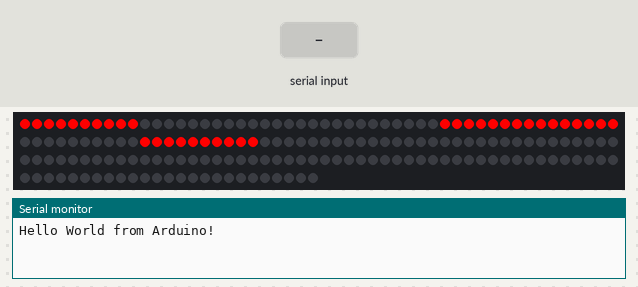
This sketch was run on a simulated Arduino Uno, built with avr-gcc and run on an emulated ATmega328P. Shown: 175 RGB LEDs in strip order, left to right, continuing on the next row, the last lines printed to the serial monitor. The inputs (shaded band) are chosen by the test bench. The local clock reads 2024-03-15 10:24:30 at power-on unless the sketch sets it.

Above: at 1.7 s.
1.8 s: "SET\n" received over Serial
3.5 s: "GET\n" received over Serial
5.5 s: "90,45,200\n" received over Serial
At 6.8 s:
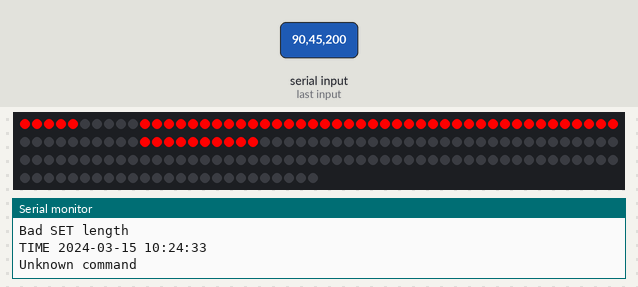
At 12.7 s:
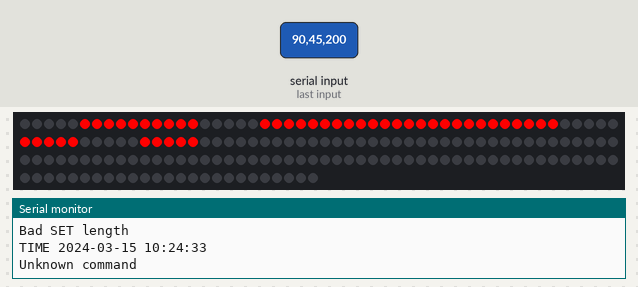
Timing chart, 0 to 13.5 s (numbered marks = the images above; inputs shaded):
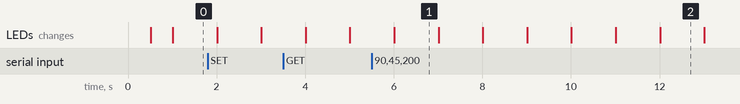

The sketch:

Seg7_Firmware.ino
```cpp
#include <FastLED.h> // Install 'FastLED' by Daniel Garcia
#include <Wire.h>
#include <RTClib.h> // Install 'RTClib' by Adafruit

#define DIGITS 5
#define NUM_LEDS (DIGITS * 7 * 5)

#define DATA_PIN 3

CRGB leds[NUM_LEDS];
RTC_DS3231 rtc;
char inputLine[40];
uint8_t inputPos = 0;
unsigned long lastUpdate = 0;
const unsigned long updateInterval = 250; // 500 ms

DateTime now;

void display_digit(uint16_t digit, uint8_t value, CRGB clr) {

  if (digit > DIGITS - 1) { return; }
  const uint8_t digit_map[10] = {
    // c b a f e g d
    0b01011111,  // 0  (a,b,c,d,e,f)
    0b00000011,  // 1  (b,c)
    0b01110110,  // 2  (a,b,d,e,g)
    0b01100111,  // 3  (a,b,c,d,g)
    0b00101011,  // 4  (b,c,f,g)
    0b01101101,  // 5  (a,c,d,f,g)
    0b01111101,  // 6  (a,c,d,e,f,g)
    0b00000111,  // 7  (a,b,c)
    0b01111111,  // 8  (all)
    0b01101111   // 9  (a,b,c,d,f,g)
  };

  if (value > 9) return;

  uint8_t mask = digit_map[value];

  for (uint8_t seg = 0; seg < 7; seg++) {
    if (mask & (1 << seg)) {
      segment(digit * 7 + seg, clr);
    }
  }
}

// order: c, b, a, f, e, g, d
void segment(uint16_t seg, CRGB clr) {
  uint16_t base = seg * 5;
  if (base + 4 >= NUM_LEDS) return;

  for (uint8_t i = 0; i < 5; i++)
    leds[base + i] = clr;
}


void setup() {
  Serial.begin(9600);
  Wire.begin();
  delay(500);
  Serial.println("Hello World from Arduino!");

  if (!rtc.begin()) {
    Serial.println("RTC not found");
    while (1)
      ;
  }

  FastLED.addLeds<WS2812, DATA_PIN, GRB>(leds, NUM_LEDS);
}


void loop() {

  // ---- Serial handling  ----
  while (Serial.available()) {
    char c = Serial.read();

    if (c == '\n') {
      inputLine[inputPos] = '\0';
      processCommand(inputLine);
      inputPos = 0;
    } else if (c != '\r' && inputPos < sizeof(inputLine) - 1) {
      inputLine[inputPos++] = c;
    }
  }

  // ---- timed update ----
  if (millis() - lastUpdate >= updateInterval) {
    lastUpdate = millis();

    now = rtc.now();
    uint8_t seconds = now.second();

    uint8_t tens = seconds / 10;
    uint8_t ones = seconds % 10;

    FastLED.clear();

    display_digit(1, tens, CRGB::Red);
    display_digit(0, ones, CRGB::Red);

    FastLED.show();
  }
}


void processCommand(char *cmd) {
  // Find first space (command separator)
  char *arg = strchr(cmd, ' ');

  if (arg) {
    *arg = '\0';   // terminate command
    arg++;         // point to arguments
  }

  if (strcmp(cmd, "SET") == 0) {
    handle_set(arg);
  }
  else if (strcmp(cmd, "GET") == 0) {
    handle_get();
  }
  else {
    Serial.println("Unknown command");
  }
}

void handle_set(char *arg) {
  if (!arg || strlen(arg) < 19) {
    Serial.println("Bad SET length");
    return;
  }

  // Expected: YYYY-MM-DD HH:MM:SS
  if (!isdigit(arg[0])  || !isdigit(arg[5])  || !isdigit(arg[8]) ||
      !isdigit(arg[11]) || !isdigit(arg[14]) || !isdigit(arg[17])) {
    Serial.println("SET contains non-numeric fields");
    return;
  }

  int year   = atoi(arg + 0);
  int month  = atoi(arg + 5);
  int day    = atoi(arg + 8);
  int hour   = atoi(arg + 11);
  int minute = atoi(arg + 14);
  int second = atoi(arg + 17);

  if (month < 1 || month > 12 ||
      day   < 1 || day   > 31 ||
      hour  > 23 ||
      minute > 59 ||
      second > 59) {
    Serial.println("SET out of range");
    return;
  }

  rtc.adjust(DateTime(year, month, day, hour, minute, second));
  Serial.println("RTC updated");
}


void handle_get() {
  now = rtc.now();

  Serial.print("TIME ");
  Serial.print(now.year()); Serial.print("-");
  if (now.month() < 10) Serial.print("0");
  Serial.print(now.month()); Serial.print("-");
  if (now.day() < 10) Serial.print("0");
  Serial.print(now.day()); Serial.print(" ");

  if (now.hour() < 10) Serial.print("0");
  Serial.print(now.hour()); Serial.print(":");
  if (now.minute() < 10) Serial.print("0");
  Serial.print(now.minute()); Serial.print(":");
  if (now.second() < 10) Serial.print("0");
  Serial.println(now.second());
}
```
